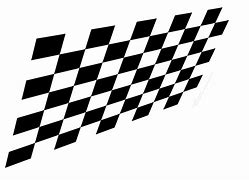
#> input picture camera_calibration_images/chess2.jpg, 249 x 180 px, given in place of advanced_straight.jpg, which was not available
$ python advanced_lane_detection.py   (older library calls are emulated)
#> lines starting #> are read from the running program, lines starting #| are printed output that depends on the picture; after the words box and inside, x2 and y2 are one past the last pixel; in counts of white or black regions, pixels touching at a corner belong together; pictures that were not available may be replaced by others from this repository, and a replacement may not be noted
import cv2
import os
import numpy as np
import matplotlib.pyplot as plt
import matplotlib.image as matimg

# criteria = (cv2.TERM_CRITERIA_EPS + cv2.TERM_CRITERIA_MAX_ITER, 30, 0.001)

X = 9
Y = 6

folder = 'New folder'
path = os.listdir(folder)
all_images = [os.path.join(folder+'/',i) for i in path]

ref_image = cv2.imread('advanced_straight.jpg')
#> ref_image is the input picture: shape (180, 249, 3); min 0, max 255, mean 196.6
ref_image_color = cv2.cvtColor(ref_image, cv2.COLOR_BGR2RGB)

ref_image_curved = cv2.imread('advanced_color.jpg')
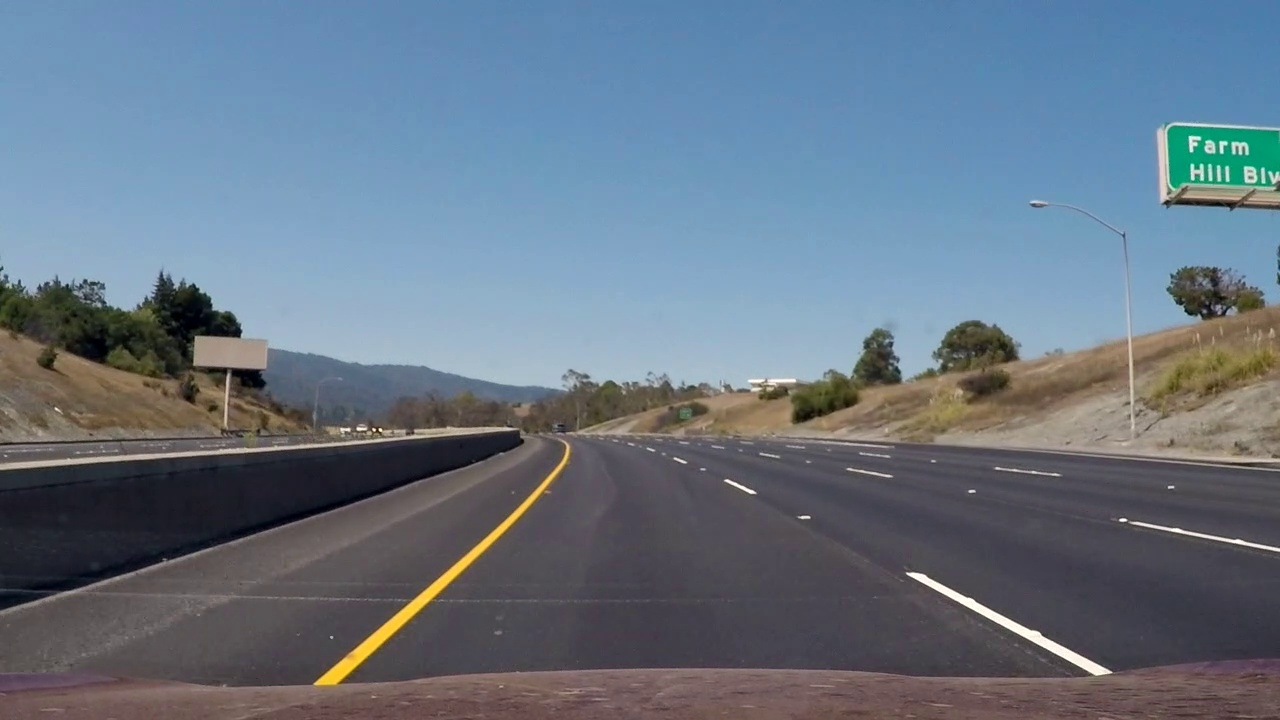
#> input picture Inputs/advanced_color.jpg, 1280 x 720 px, found by its file name
#> ref_image_curved is the input picture: shape (720, 1280, 3); mean B, G, R 132.1, 117.3, 102.9
ref_image_curved_color = cv2.cvtColor(ref_image_curved, cv2.COLOR_BGR2RGB)

#total_images = [ref_image_color, ref_image_curved_color]

                                                ################################## Camera Calibration ##################################

def countBox(arg):

    point = np.zeros((Y * X, 3), np.float32)
    point[:,:2] = np.mgrid[0:X, 0:Y].T.reshape(-1,2)

    img_pts = []
    obj_pts = []

    c=0

    for i in arg:

        image = cv2.imread(i)
        C2G = cv2.cvtColor(image, cv2.COLOR_BGR2GRAY)
        get, corners = cv2.findChessboardCorners(C2G, (X,Y), None)

        if not get:
            print(f'Please check if the number of x and y boxes in {i} are {X} and {Y}')
            continue

        print(i, c)
        img_pts.append(corners)
        obj_pts.append(point)

        c+=1

        # [5 lines of commented-out code are left out]

    return img_pts, obj_pts

def calibrateCamera(img, obj, referrence_image):

    shape = referrence_image.shape[:2][::-1]
    get, mat, dist, rvec, tvec = cv2.calibrateCamera(obj, img, shape, None, None)

    undistorted = cv2.undistort(referrence_image, mat, dist, None, mat)

    return mat, dist, undistorted

img_pts, obj_pts = countBox(all_images)
#> in countBox, `get, corners = cv2.findChessboardCorners(C2G, (X,Y), None)`: get = True; corners = 54 rows, first 8: [59.03, 53.97], [84.77, 48.51], [108.1, 44.02], [129.6, 39.5], [149.3, 35.64], [167.6, 31.92], [184.5, 28.5], [200, 25.48]
#> img_pts = 1 item; obj_pts = 1 item

# fig, ax = plt.subplots(2,2)
# fig.set_size_inches(12,6)
# ax[0,0].imshow(ref_image_color)
# ax[0,1].imshow(undistort[0])
# ax[1,0].imshow(ref_image_curved_color)
# ax[1,1].imshow(undistort[1])
# plt.show()

                                      ################################## Functions involved in pre-processing ##################################

GRADIENT = (20, 100)
B_CHANNEL = (150, 200)
L_CHANNEL = (225, 255)

# [8 lines left out: function hls, not called in this run]

def lab(img):

    Img_lab = cv2.cvtColor(img, cv2.COLOR_RGB2Lab)
    l = Img_lab[:,:,0]
    a = Img_lab[:,:,1]
    b = Img_lab[:,:,2]

    return l, a, b

def luv(img):

    Img_luv = cv2.cvtColor(img, cv2.COLOR_BGR2Luv)
    l = Img_luv[:, :, 0]
    a = Img_luv[:, :, 1]
    b = Img_luv[:, :, 2]

    return l, a, b

def binary_lab_luv(img, bthresh, lthresh):

    l, a, b = lab(img)
    l_2, u, v = luv(img)
    binary = np.zeros_like(l)
    binary[
        ((b > bthresh[0]) & (b <= bthresh[1])) | ((l_2 > lthresh[0]) & (l_2 <= lthresh[1]))
    ] = 1

    return binary

# [9 lines left out: function gradient, not called in this run]

#
# h0, l0, s0 = hls(undistort)
# sbinary_hls0 = gradient(s0, GRADIENT)
# color_binary0 = np.dstack((sbinary_hls0, s_binary0, np.zeros_like(sbinary_hls0))) * 255


# fig, ax = plt.subplots(1,4)
# fig.set_size_inches(10,8)
# ax[0].imshow(undistort)
# ax[1].imshow(s_binary0, cmap='gray')
# ax[2].imshow(sbinary_hls0, cmap='gray')
# ax[3].imshow(color_binary0)
# plt.show()

TOTAL_WINDOWS = 10
MARGIN = 100
RECENTER_PIX = 50

SHAPE = ref_image_color.shape[:2][::-1]
#> SHAPE = (249, 180)
OFFSET = 320
SRC = np.float32([
     (590, 447),
     (190, 720),
     (1200, 720),
     (685, 447)
     ])

DST = np.float32([
    [OFFSET, 0],
    [OFFSET, SHAPE[1]],
    [SHAPE[0]-OFFSET, SHAPE[1]],
    [SHAPE[0]-OFFSET, 0]
])

# [4 lines of commented-out code are left out]

M = cv2.getPerspectiveTransform(SRC, DST)
MINV = cv2.getPerspectiveTransform(DST, SRC)

mat, dist, undistort = calibrateCamera(img_pts, obj_pts, ref_image_color)
#> in calibrateCamera, `get, mat, dist, rvec, tvec = cv2.calibrateCamera(obj, img, shape, None..`: get = 0.104; mat = [[812.3, 0, 111.4], [0, 363.6, 78.65], [0, 0, 1]]; dist = [[0.485, -26.87, -0.0046, 0.00349, 396.3]]; rvec = ([0.478, -1.05, -0.102],); tvec = ([-1.08, -1.14, 16.8],)
#> in calibrateCamera, `undistorted = cv2.undistort(referrence_image, mat, dist, None, mat)`:
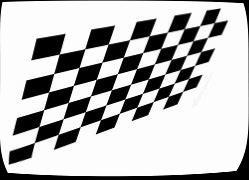
#> undistorted: shape (180, 249, 3); min 0, max 255, mean 185.5
#> mat = [[812.3, 0, 111.4], [0, 363.6, 78.65], [0, 0, 1]]; dist = [[0.485, -26.87, -0.0046, 0.00349, 396.3]]
s_binary0 = binary_lab_luv(undistort, B_CHANNEL, L_CHANNEL)
#> in lab, `Img_lab = cv2.cvtColor(img, cv2.COLOR_RGB2Lab)`: Img_lab: shape (180, 249, 3); mean of channels 0, 1, 2 185.9, 128, 128
#> in lab, `a = Img_lab[:,:,1]`: a: shape (180, 249); every value is 128
#> in luv, `Img_luv = cv2.cvtColor(img, cv2.COLOR_BGR2Luv)`: Img_luv: shape (180, 249, 3); mean of channels 0, 1, 2 185.7, 96, 136.1
#> in luv, `a = Img_luv[:, :, 1]`: a: shape (180, 249); every value is 96
#> in luv, `b = Img_luv[:, :, 2]`:
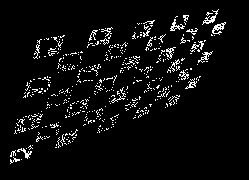
#> b: shape (180, 249); values 136 (black) and 137 (white), 5.1% white in thin lines or dots, all inside (x1, y1, x2, y2) = (10, 9, 226, 164)
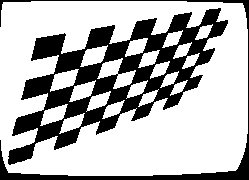
#> s_binary0: shape (180, 249); values 0 (black) and 1 (white), 70.3% white; 2 black regions, box (x1, y1, x2, y2) and area: (8, 8, 228, 165) 11013, (0, 0, 249, 180) 2290
warp0 = cv2.warpPerspective(undistort, M, SHAPE, flags=cv2.INTER_LINEAR)
#> warp0: shape (180, 249, 3); every value is 0
copy_warp0 = warp0.copy()
warp0_poly = cv2.polylines(copy_warp0, np.int32([DST]), True, (0, 0, 255), 4)
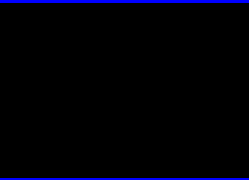
#> warp0_poly: shape (180, 249, 3); mean R, G, B 0, 0, 7.1
warp_binary0 = cv2.warpPerspective(s_binary0, M, SHAPE, flags=cv2.INTER_LINEAR)
#> warp_binary0: shape (180, 249); every value is 0

# [15 lines of commented-out code are left out]


def lane_pixels(warp, total_windows, margin, recenter):

    output = np.dstack((warp, warp, warp)) * 255

    histogram = np.sum(warp[warp.shape[0] // 2:,:], axis=0)

    center_point = np.int(histogram.shape[0]//2)
    left_base = np.argmax(histogram[:center_point])
    right_base = np.argmax(histogram[center_point:]) + center_point

    win_height = np.int(warp.shape[0] // total_windows)

    nonzero_pix = warp.nonzero()
    y_nonzero_pix = np.array(nonzero_pix[0])
    x_nonzero_pix = np.array(nonzero_pix[1])

    left_current = left_base
    right_current = right_base

    left_lane_indices, right_lane_indices = [], []

                               ################################## Apply sliding window to the binary transformation ##################################

    for each_window in range(total_windows):

        win_y_l = warp.shape[0] - (each_window + 1) * win_height
        win_y_h = warp.shape[0] - each_window * win_height

        win_x_left_l = left_current - margin
        win_x_left_h = left_current + margin
        win_x_right_l = right_current - margin
        win_x_right_h = right_current + margin

        cv2.rectangle(output,(win_x_left_l, win_y_l),(win_x_left_h,win_y_h),(0,255,0), 4)
        cv2.rectangle(output,(win_x_right_l, win_y_l), (win_x_right_h, win_y_h), (0,255,0), 4)

        left_indices = ((y_nonzero_pix >= win_y_l) &
                        (y_nonzero_pix < win_y_h) &
                        (x_nonzero_pix >= win_x_left_l) &
                        (x_nonzero_pix < win_x_left_h)).nonzero()[0]

        right_indices = ((y_nonzero_pix >= win_y_l) &
                         (y_nonzero_pix < win_y_h) &
                         (x_nonzero_pix >= win_x_right_l) &
                         (x_nonzero_pix < win_x_right_h)).nonzero()[0]

        # [5 lines of commented-out code are left out]

        left_lane_indices.append(left_indices)
        right_lane_indices.append(right_indices)

        if len(left_indices) > recenter:
            left_current = np.int(np.mean(x_nonzero_pix[left_indices]))
        if len(right_indices) > recenter:
            right_current = np.int(np.mean(x_nonzero_pix[right_indices]))

    try:
        left_lane_indices = np.concatenate(left_lane_indices)
        right_lane_indices = np.concatenate(right_lane_indices)

    except ValueError:
        print('Value Error, please check the left and right index values')

    leftx = x_nonzero_pix[left_lane_indices]
    lefty = y_nonzero_pix[left_lane_indices]
    rightx = x_nonzero_pix[right_lane_indices]
    righty = y_nonzero_pix[right_lane_indices]

    return leftx, lefty, rightx, righty, output

#a, b, c, d, e= lane_pixels(warp_binary0, TOTAL_WINDOWS, MARGIN, RECENTER_PIX)

                       ################################## Function to write lines using polynomial function ##################################

# [36 lines left out: functions draw_poly, draw_lane, not called in this run]


X_PIXEL_METER = 3.7/700
Y_PIXEL_METER = 30/720

def search_poly(inp, raw, margin):

                            ################################## Draw line over detected lane using polynomial function ##################################

    nonzero = inp.nonzero()
    ynonzero_pix = np.array(nonzero[0])
    xnonzero_pix = np.array(nonzero[1])

    leftx, lefty, rightx, righty, output = lane_pixels(inp, TOTAL_WINDOWS, MARGIN, RECENTER_PIX)

    if ((len(leftx)==0) or (len(lefty)==0) or (len(rightx)==0) or (len(righty)==0)):

        right_curvature = 0
        left_curvature = 0
        out = np.dstack((inp,inp,inp)) * 255

    else:

        fit_left = np.polyfit(lefty, leftx, 2)
        fit_right = np.polyfit(righty, rightx, 2)

        left_lane_indices = ((xnonzero_pix > (fit_left[0] * ynonzero_pix ** 2 + fit_left[1] * ynonzero_pix + fit_left[2] - margin)) &
                             (xnonzero_pix < (fit_left[0] * ynonzero_pix ** 2 + fit_left[1] * ynonzero_pix + fit_left[2] + margin)))

        right_lane_indices = ((xnonzero_pix > (fit_right[0] * ynonzero_pix ** 2 + fit_right[1] * ynonzero_pix + fit_right[2] - margin)) &
                             (xnonzero_pix < (fit_right[0] * ynonzero_pix ** 2 + fit_right[1] * ynonzero_pix + fit_right[2] + margin)))

        leftx = xnonzero_pix[left_lane_indices]
        lefty = ynonzero_pix[left_lane_indices]
        rightx = xnonzero_pix[right_lane_indices]
        righty = ynonzero_pix[right_lane_indices]

        fit_left_x, fit_right_x, ploty = draw_poly(leftx, lefty, rightx, righty, inp)

        # output[ynonzero_pix[left_lane_indices], xnonzero_pix[left_lane_indices]] = [255, 0, 0]
        # output[ynonzero_pix[right_lane_indices], xnonzero_pix[right_lane_indices]] = [0, 0, 255]

#search_poly(warp_binary1, 50)

                           ################################## Obtain radius of curvature of the lane and vehicle position ##################################

        y_top = np.max(ploty)

        right_curvature = np.polyfit(ploty * Y_PIXEL_METER, fit_right_x * X_PIXEL_METER, 2)
        left_curvature = np.polyfit(ploty * Y_PIXEL_METER, fit_left_x * X_PIXEL_METER, 2)

        left_radius_curvature = ((1 + (2 * left_curvature[0] * y_top * Y_PIXEL_METER + left_curvature[1]) ** 2) ** 1.5)\
                                / np.absolute( 2 * left_curvature[0])

        right_radius_curvature = ((1 + (2 * right_curvature[0] * y_top * Y_PIXEL_METER + right_curvature[1]) ** 2) ** 1.5)\
                                / np.absolute( 2 * right_curvature[0])

        mean_curvature = (left_radius_curvature + right_radius_curvature) / 2

        left_fit = np.polyfit(lefty, leftx, 2)
        right_fit = np.polyfit(righty, rightx, 2)

        raw_shape = raw.shape
        vehicle_position = raw_shape[1]/2
        camera_center = raw_shape[0]

        ground_left = left_fit[0] * camera_center ** 2 + left_fit[1] * camera_center + left_fit[2]
        ground_right = right_fit[0] * camera_center ** 2 + right_fit[1] * camera_center + right_fit[2]

        vehicle_center = (np.abs(vehicle_position - mean_curvature) * X_PIXEL_METER) / 10

        output = np.dstack((inp, inp, inp)) * 255
        window = np.zeros_like(output)

        output[ynonzero_pix[left_lane_indices], xnonzero_pix[left_lane_indices]] = [255, 0, 0]
        output[ynonzero_pix[right_lane_indices], xnonzero_pix[right_lane_indices]] = [0, 0, 255]

        left_1 = np.array([np.transpose(np.vstack([fit_left_x-margin, ploty]))])
        left_2 = np.array([np.flipud(np.transpose(np.vstack([fit_left_x+margin, ploty])))])
        left = np.hstack((left_1, left_2))

        right_1 = np.array([np.transpose(np.vstack([fit_right_x-margin, ploty]))])
        right_2 = np.array([np.flipud(np.transpose(np.vstack([fit_right_x+margin, ploty])))])
        right = np.hstack((right_1, right_2))

        cv2.fillPoly(window, np.int_([left]), (0,200,0))
        cv2.fillPoly(window, np.int_([right]), (0,200,0))

        margin_image = cv2.addWeighted(output, 1, window, 0.3, 0)

        # f, ax = plt.subplots(1, 2)
        # f.set_size_inches(16, 8)
        # ax[0].imshow(margin_image)
        # ax[1].imshow(window)
        # ax[1].plot(fit_left_x, ploty, color='yellow')
        # ax[1].plot(fit_right_x, ploty, color='yellow')
        # plt.show()

        warp_to_raw = draw_lane(raw, inp, fit_left_x, fit_right_x, ploty, MINV, mean_curvature, vehicle_center)

        return warp_to_raw

# warp_to_raw = search_poly(warp_binary0, ref_image_color, 50)
# plt.imshow(warp_to_raw)
# plt.show()

capture = cv2.VideoCapture('project_video.mp4')

while capture.isOpened():

    get, frame = capture.read()
    if get == True:

        frame = cv2.cvtColor(frame, cv2.COLOR_BGR2RGB)

        mat, dist, undistort = calibrateCamera(img_pts, obj_pts, frame)
        s_binary0 = binary_lab_luv(undistort, B_CHANNEL, L_CHANNEL)

        warp0 = cv2.warpPerspective(undistort, M, SHAPE, flags=cv2.INTER_LINEAR)
        copy_warp0 = warp0.copy()

        warp_binary0 = cv2.warpPerspective(s_binary0, M, SHAPE, flags=cv2.INTER_LINEAR)
        warp_to_raw = search_poly(warp_binary0, frame, 50)
#> in search_poly, `nonzero = inp.nonzero()`: nonzero = (empty array, empty array)
#> in search_poly, `ynonzero_pix = np.array(nonzero[0])`: ynonzero_pix = empty array
#> in lane_pixels, `histogram = np.sum(warp[warp.shape[0] // 2:,:], axis=0)`: histogram = 249 values from 0 to 0
#> in lane_pixels, `left_base = np.argmax(histogram[:center_point])`: left_base = 0
#> in lane_pixels, `right_base = np.argmax(histogram[center_point:]) + center_point`: right_base = 124
#> in lane_pixels, `nonzero_pix = warp.nonzero()`: nonzero_pix = (empty array, empty array)
#> in lane_pixels, `y_nonzero_pix = np.array(nonzero_pix[0])`: y_nonzero_pix = empty array
#> in lane_pixels, `left_current = left_base`: left_current = 0
#> in lane_pixels, `right_current = right_base`: right_current = 124
#> after the loop in lane_pixels, `for each_window in range(total_windows):`:
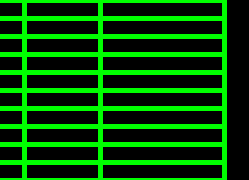
#> output: shape (180, 249, 3); mean of channels 0, 1, 2 0, 75.7, 0; drawn as B, G, R
#> after the loop in lane_pixels, `for each_window in range(total_windows):`: left_lane_indices = [empty array, empty array, empty array, empty array, empty array, empty array, empty array, empty array, empty array, empty array]; right_lane_indices has the same summary as left_lane_indices
#> in lane_pixels, `left_lane_indices = np.concatenate(left_lane_indices)`: left_lane_indices = empty array
#> (the run stopped early here; a loop or call above may not have finished)
